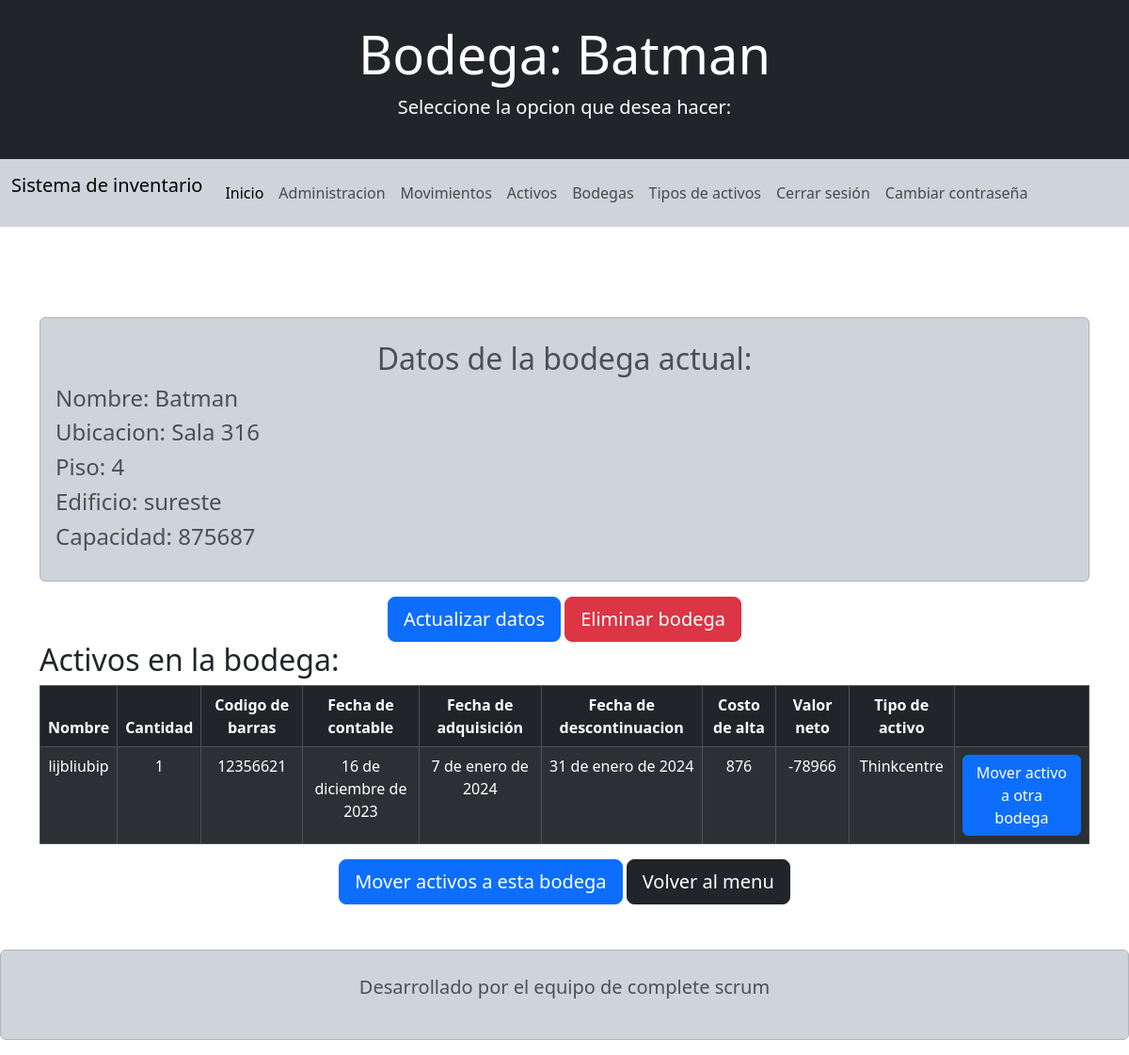
/bodega/1/ (signed in), run on the app's committed database.
### appProject/models.py (models this page shows, shortened)
class Bodega(models.Model):
    nombre =    models.CharField           (blank=False, null=False, max_length=50)
    ubicacion = models.CharField           (blank=False, null=False, max_length=50)
    piso =      models.IntegerField        (blank=False, null=False)
    edificio =  models.CharField           (blank=False, null=False, max_length=50)
    capacidad = models.PositiveIntegerField(blank=False, null=False)

class Activo(models.Model):
    nombre =                models.CharField           (blank=False, null=False, verbose_name="Nombre del activo",           max_length=50)
    cantidad =              models.PositiveIntegerField(blank=False, null=False, verbose_name="Cantidad del activo")
    descripcion =           models.CharField           (blank=False, null=False, verbose_name="Descripcion del activo",      max_length=1000)
    codigo_barra =          models.CharField           (blank=False, null=False, verbose_name="Codigo de barras del activo", max_length=50)
    fecha_contable =        models.DateField           (blank=False, null=False, verbose_name="Fecha contable del activo")
    fecha_adquisicion =     models.DateField           (blank=False, null=False, verbose_name="Fecha de adquisicion del activo")
    fecha_descontinuacion = models.DateField           (blank=False, null=False, verbose_name="Fecha de descopntinuacion del activo")
    costo_alta =            models.PositiveIntegerField(blank=False, null=False, verbose_name="Costo de alta del activo")
    valor_neto =            models.IntegerField        (blank=False, null=False, verbose_name="Valor neto del activo")
    tipo_activo =           models.ForeignKey          (Tipo_activo, on_delete=models.PROTECT, blank=False, null=False)
    bodega =                models.ForeignKey          (Bodega,      on_delete=models.PROTECT, blank=False, null=False)

class Tipo_activo(models.Model):
    nombre =        models.CharField(blank=False, null=False, max_length=50)
    marca =         models.CharField(blank=False, null=False, max_length=50)
    unidad_inacap = models.CharField(blank=False, null=False, max_length=50)

### appProject/views.py (the view)
# urls.py: path('bodega/<int:id>/',                                      views.read_activo_bodega, name='read_activo_bodega'),
@login_required
def read_activo_bodega(req, id):
    bodega = Bodega.objects.get(id=id)
    activos = Activo.objects.filter(bodega=id)
    data = {'bodega': bodega, 'activos': activos}
    return render(req, 'activo_bodega/read_activo_bodega.html', data)

### templates/activo_bodega/read_activo_bodega.html (shortened to what this page needs)
<!doctype html>
<html lang="es">
<head>
  <link href="https://cdn.jsdelivr.net/npm/bootstrap@5.3.2/dist/css/bootstrap.min.css" rel="stylesheet"
>
  <link rel="stylesheet" href="https://cdn.jsdelivr.net/npm/bootstrap-icons@1.11.2/font/bootstrap-icons.min.css">
</head>
<body>
    <header>
        <div class="bg-dark text-white py-4 text-center">
            <h1 class="display-4">Bodega: {{ bodega.nombre }}</h1>
            <p class="lead">Seleccione la opcion que desea hacer:</p>
        </div>
        <nav class="navbar navbar-expand-lg bg-body-tertiary  bg-dark-subtle">
            <div class="container-fluid">
                <p class="navbar-brand">Sistema de inventario</p>
                <div class="collapse navbar-collapse" id="navbarNav">
                    <ul class="navbar-nav">
                        <li class="nav-item">
                            <a class="nav-link active" aria-current="page" href="{% url 'inicio' %}">Inicio</a>
                        </li>
                        <li class="nav-item">
                            <a class="nav-link" href="/admin/">Administracion</a>
                        </li>
                        <li class="nav-item">
                            <a class="nav-link" href="{% url 'read_movimiento' %}" >Movimientos</a>
                        </li>
                        <li class="nav-item">
                            <a class="nav-link" href="{% url 'read_activo' %}">Activos</a>
                        </li>
                        <li class="nav-item">
                            <a class="nav-link" href="{% url 'read_bodega' %}">Bodegas</a>
                        </li>
                        <li class="nav-item">
                            <a class="nav-link" href="{% url 'read_tipo_activo' %}">Tipos de activos</a>
                        </li>
                        <li class="nav-item">
                            <a class="nav-link" href="{% url 'singout' %}">Cerrar sesión</i></a>
                        </li>
                        <li class="nav-item">
                            <a class="nav-link" href="{% url 'edit_password' %}">Cambiar contraseña</i></a>
                        </li>
                    </ul>
                </div>
            </div>
        </nav>
    </header>
    <br><br>
    <main>
        <div class="container">
            <div class="alert alert-dark py-4 mt-5">
                <h2 class="text-center">Datos de la bodega actual:</h2>
                <h4>Nombre:    {{ bodega.nombre }}</h4>
                <h4>Ubicacion: {{ bodega.ubicacion }}</h4>
                <h4>Piso:      {{ bodega.piso }}</h4>
                <h4>Edificio:  {{ bodega.edificio }}</h4>
                <h4>Capacidad: {{ bodega.capacidad }}</h4>
            </div>
            <div class="text-center">
                <a href="{% url 'edit_bodega' bodega.id %}" class="btn btn-primary btn-lg text-white">Actualizar datos</a>
                <a href="{% url 'del_bodega' bodega.id %}" class="btn btn-danger btn-lg text-white" onclick="return confirm('¿Está seguro de eliminar la bodega {{ bodega.nombre }}?');">Eliminar bodega</a>
            </div>
            <h2>Activos en la bodega:</h2>
            <div class="table-responsive">
                <table class="table table-striped table-bordered table-dark">
                    <thead class="thead-dark text-center">
                        <tr>
                            <th scope="col">Nombre</th>
                            <th scope="col">Cantidad</th>
                            <th scope="col">Codigo de barras</th>
                            <th scope="col">Fecha de contable</th>
                            <th scope="col">Fecha de adquisición</th>
                            <th scope="col">Fecha de descontinuacion</th>
                            <th scope="col">Costo de alta</th>
                            <th scope="col">Valor neto</th>
                            <th scope="col">Tipo de activo</th>
                            <th scope="col"></th>
                        </tr>
                    </thead>
                    <tbody class="text-center tbody-dark">
                        {% for a in activos %}
                        <tr>
                            <td scope="row">{{ a.nombre }}</td>
                            <td>{{ a.cantidad }}</td>
                            <td>{{ a.codigo_barra }}</td>
                            <td>{{ a.fecha_contable }}</td>
                            <td>{{ a.fecha_adquisicion }}</td>
                            <td>{{ a.fecha_descontinuacion }}</td>
                            <td>{{ a.costo_alta }}</td>
                            <td>{{ a.valor_neto }}</td>
                            <td>{{ a.tipo_activo.nombre }}</td>
                            <td>
                                <a name="" id="" href="{% url 'edit_activo_bodega' bodega.id a.id %}" role="button" class="btn btn-primary">Mover activo a otra bodega</a>
                            </td>
                        </tr>
                        {% endfor %}
                    </tbody>
                </table>
                <div class="text-center">
                    <a href="{% url 'add_activo_bodega' bodega.id %}" class="btn btn-primary btn-lg text-white">Mover activos a esta bodega</a>
                    <a href="{% url 'read_bodega'%}" class="btn btn-dark btn-lg text-white">Volver al menu</a>
                </div>
            </div>
        </div>
    </main>
    <footer>
        <div class="alert alert-dark text-center py-4 mt-5">
            <p class="lead">Desarrollado por el equipo de complete scrum</p>
        </div>
    </footer>
</body>
</html>

### data on the page
Bodega: nombre "Batman", ubicacion "Sala 316", piso "4", edificio "sureste", capacidad "875687"
Activo: nombre "lijbliubip", cantidad "1", codigo_barra "12356621", fecha_contable "16 de diciembre de 2023", fecha_adquisicion "7 de enero de 2024", fecha_descontinuacion "31 de enero de 2024", costo_alta "876", valor_neto "-78966", tipo_activo.nombre "Thinkcentre"
